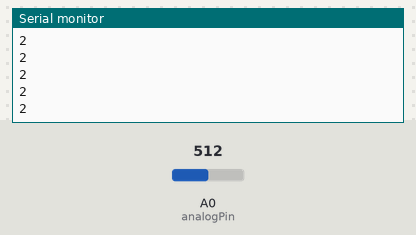
A sketch run on a simulated Arduino Uno, built with avr-gcc and run on an emulated ATmega328P. Shown: the last lines printed to the serial monitor. Inputs (shaded band) come from the test bench; at power-on: A0 (analogPin) = 512.

Above: at 1.2 s.
1.3 s: A0 (analogPin) set to 716
At 1.8 s:
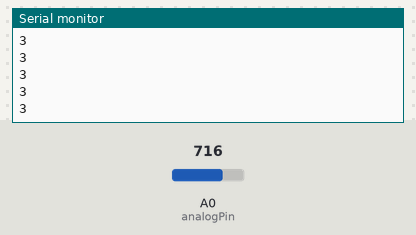
2.8 s: A0 (analogPin) set to 900
At 3.3 s:
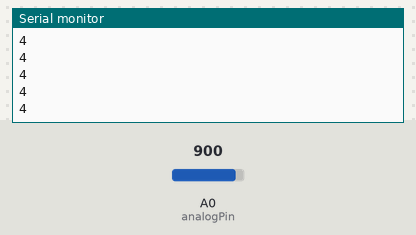
Timing chart, 0 to 5.8 s (numbered marks = the images above; inputs shaded):
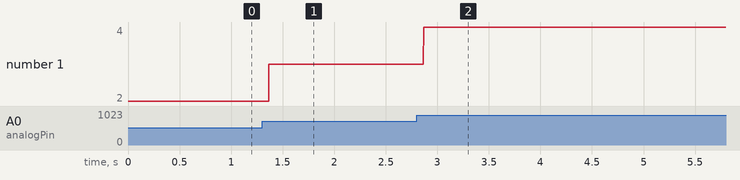

The sketch:

test_sketch.ino
```cpp
int analogPin = A0;

void setup() {
  Serial.begin(9600);
}

void loop() {
  int val = (analogRead(analogPin) + 128) / 256;
  Serial.println(val);
  delay(1);
}
```

Measured:
- after the input at 1.3 s, the serial monitor: prints a new line after 0.07 s (image 1)
- after the input at 2.8 s, the serial monitor: prints a new line after 0.07 s (image 2)
- plotted number 1: 2 → 3 after the input at 1.3 s, 3 → 4 after the input at 2.8 s
